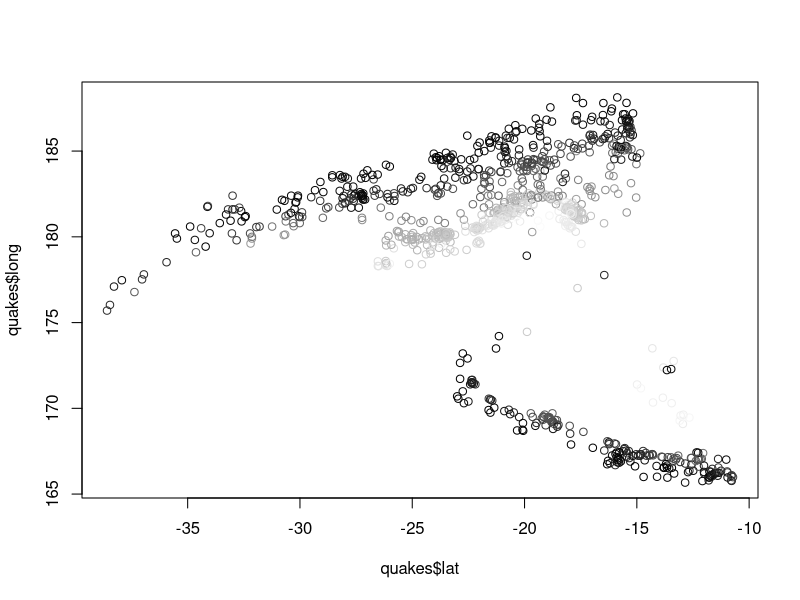
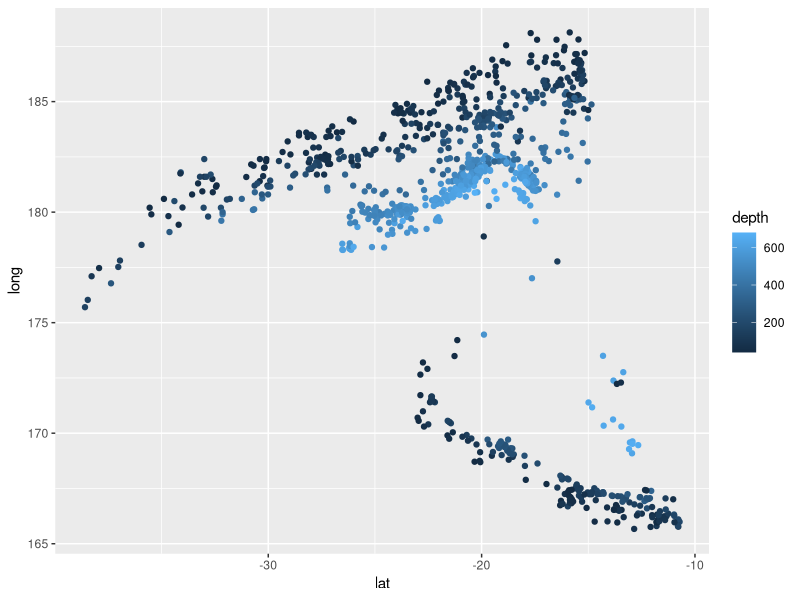
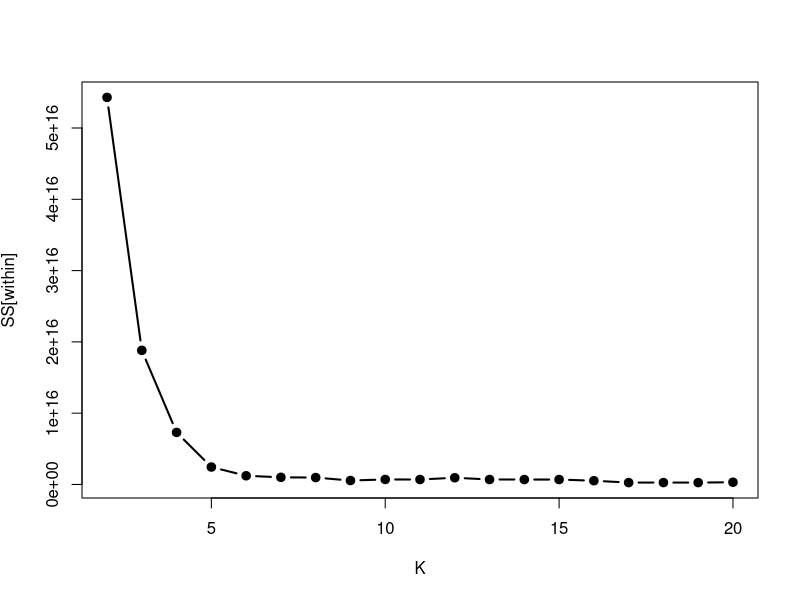
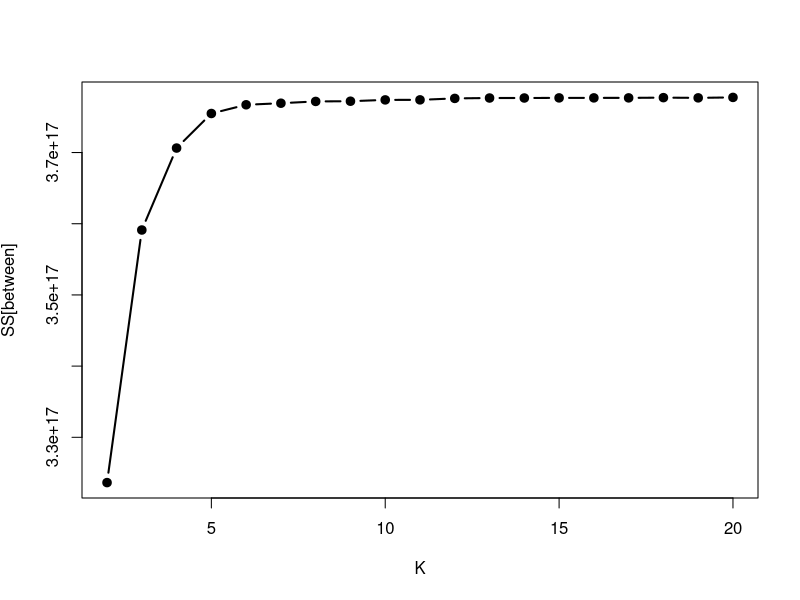
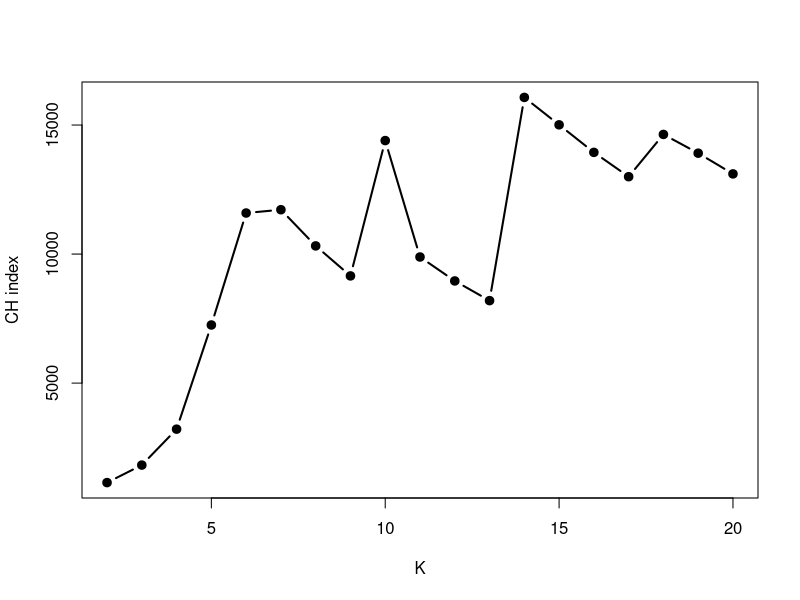
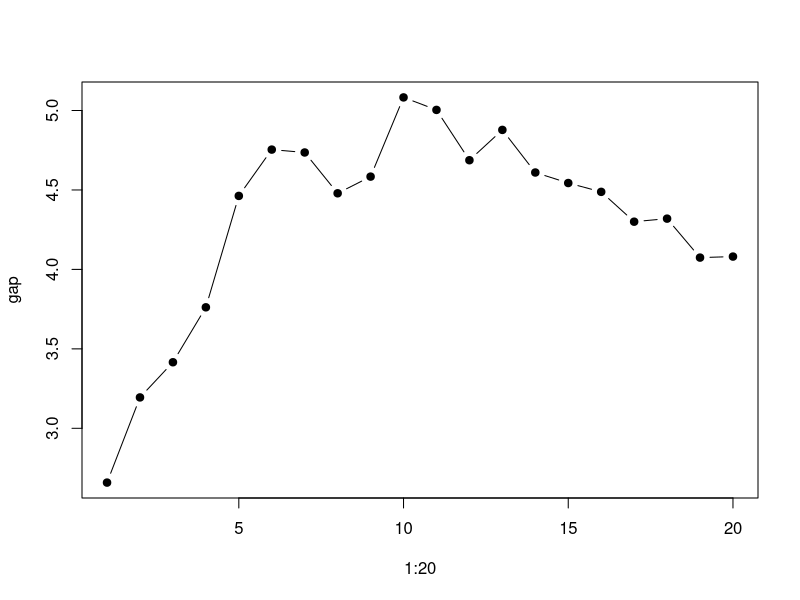
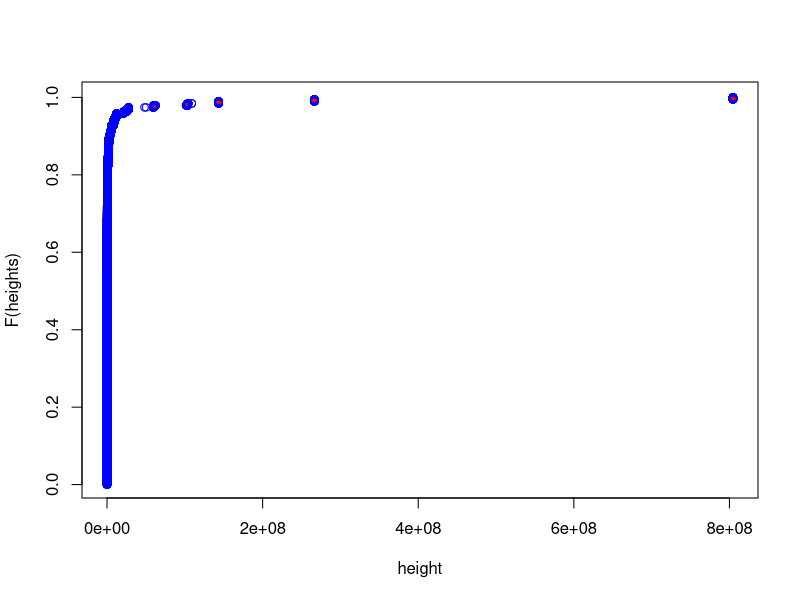

These figures' R source, in order:
## ---- chunk 1
library(ggplot2)
library(cluster)
knitr::opts_chunk$set(echo = TRUE)
## ---- chunk 2
clr <- gray((quakes$depth-min(quakes$depth))/range(quakes$depth)%*%c(-1,1))
plot(quakes$lat,quakes$long,col=clr)
## ---- chunk 3
ggplot(quakes,aes(x=lat,y=long,colour=depth))+geom_point()
## ---- chunk 4
whsAnnBdatNum <- read.table("whs2016_AnnexB-data-wo-NAs.txt",sep="\t",header=TRUE,quote="")
## ---- chunk 5
w <- numeric(20)
for (k in 2:20) {
        kf <- kmeans(whsAnnBdatNum, k, nstart = 20)
        w[k] = kf$tot.withinss
}

plot(2:20, w[-1], type = "b", lwd = 2, pch = 19, xlab = "K", ylab = expression("SS[within]"))

w <- numeric(20)
for (k in 2:20) {
        kf <- kmeans(whsAnnBdatNum, k, nstart = 500)
        w[k] <- kf$betweenss
}

plot(2:20, w[-1], type = "b", lwd = 2, pch = 19, xlab = "K", ylab = expression("SS[between]"))

w <- numeric(20)
for (k in 2:20) {
        kf <- kmeans(whsAnnBdatNum, k, nstart = 20)
        w[k] <- (kf$betweenss/(k-1))/(kf$tot.withinss/(nrow(whsAnnBdatNum)-k))
}

plot(2:20, w[-1], type = "b", lwd = 2, pch = 19, xlab = "K", ylab = "CH index")

## ---- chunk 6


lw.unif <- function(m, K, N = 20) {
        w <- numeric(N)
        for (i in 1:N) {
                m.new <- apply(whsAnnBdatNum, 2, function(x) {runif(length(x), min <- min(x), max = max(x))})
                kf <- kmeans(m.new,K)
                w[i] <- kf$tot.withinss
        }
        return(list(LW = mean(log(w)), SE = sd(log(w))/sqrt(N)))
}

gap <- numeric(20)
se <- numeric(20)
for (K in 1:20) {
        kf <- kmeans(whsAnnBdatNum, K, nstart = 500)
        sim <- lw.unif(whsAnnBdatNum, K)
        gap[K] <- sim$LW - log(kf$tot.withinss)
        se[K] <- sim$SE
}
plot(1:20, gap, pch = 19, type = "b")
## ---- chunk 7
matrix.sort <- function(m) {
        if(nrow(m) != ncol(m)) { stop("Not diagonal")}
        if(is.null(rownames(m))) {rownames(m) <- 1:nrow(matrix)}
        row.max <- apply(m, 1, which.max)
        if(any(table(row.max) != 1)) {
                col.max <- apply(m, 2, which.max)
                if(any(table(col.max) != 1)) {
                        warning("Ties cannot be resolved")
                }
                return(m[, order(col.max)])
        }
        m[order(row.max),]
}

for(i in 2:4) {
        hier <- cutree(hclust(dist(scale(whsAnnBdatNum), method = "euclidean"), method = "ward"), i)
        for(j in 1:i) {
                print(paste("Cluster ",j," of ",i," Clusters:", sep = ""))
                print(paste(rownames(whsAnnBdatNum[which(hier == j),]), collapse = ", "))
        }
        print(matrix.sort(table(Hier = hier, KMeans = kmeans(scale(whsAnnBdatNum), i, nstart = 100)[["cluster"]])))
}


## ---- chunk 8
hier <- hclust(dist(whsAnnBdatNum), method = "ward.D2")
ori.heights <- hier$height
rnd.heights <- numeric()
for(i in 1:100) {
        data.rnd <- apply(whsAnnBdatNum, 2, sample)
        hier.rnd <- hclust(dist(data.rnd), method = "ward.D2")
        rnd.heights <- c(rnd.heights, hier.rnd$height)
}
plot(ori.heights, rank(ori.heights)/length(ori.heights), col = "red", xlab = "height", ylab = "F(heights)", pch = 19)
points(rnd.heights, rank(rnd.heights)/length(rnd.heights), col = "blue")
